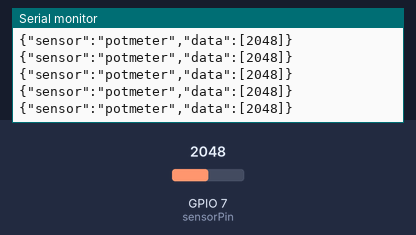
This sketch was run on a simulated ESP32. Parts: the last lines printed to the serial monitor. Inputs (shaded band) come from the test bench; at power-on: GPIO 7 (sensorPin) = 2048.

Above: at 1.2 s.
1.3 s: GPIO 7 (sensorPin) set to 2866
At 1.31 s:
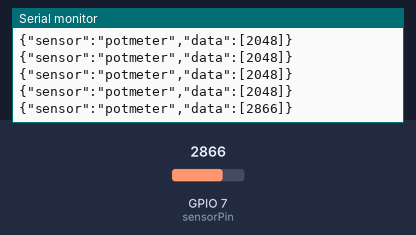
2.8 s: GPIO 7 (sensorPin) set to 3603
At 2.81 s:
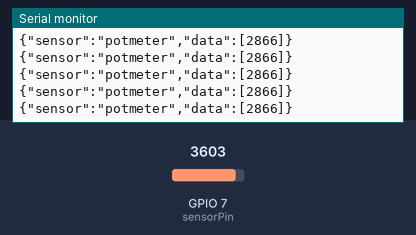
Timing chart, 0 to 5.8 s (numbered marks = the images above; inputs shaded):
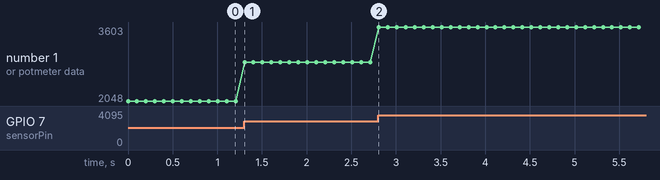

Measured:
- after the input at 1.3 s, the serial monitor: prints a new line at once (image 1)
- plotted number 1: 2048 → 2866 after the input at 1.3 s, 2866 → 3603 after the input at 2.8 s

The sketch:

ArduinoJSONPotmeter.ino
```cpp
#include <ArduinoJson.h>
#include <ArduinoJson.hpp>

const int sensorPin = 7;

void setup() {
  Serial.begin(115200);
  while (!Serial) continue;
}

void loop() {
  int value = analogRead(sensorPin);

  DynamicJsonDocument doc(1024);

  doc["sensor"] = "potmeter";
  doc["data"][0] = value;

  serializeJson(doc, Serial);
  Serial.println();
  delay(100);
}
```
